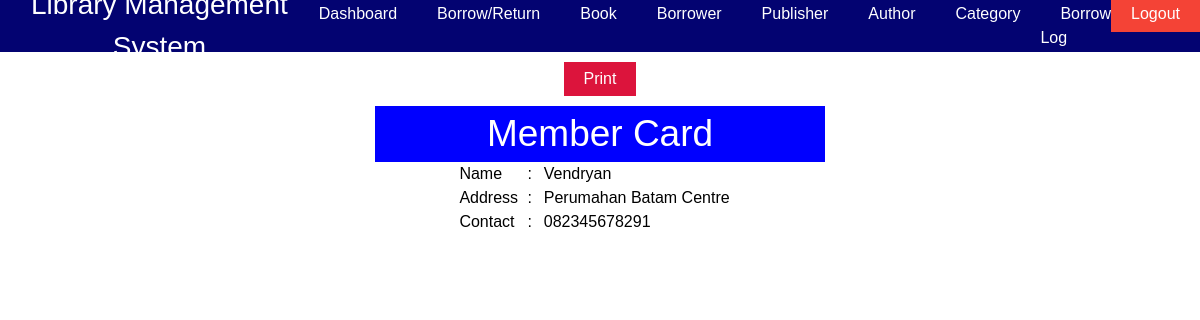
The page /lms/admin/borrower/member-card/1 (signed in) on the database its author committed.
### lms/models.py (models this page shows, shortened)
class Borrower(models.Model):
    borrower_id = models.AutoField(primary_key=True)
    name = models.CharField(max_length=50)
    address = models.CharField(max_length=100)
    contact = models.CharField(max_length=20)

### lms/views.py (the view)
    def wrapper(*args, **kwargs):
        request = args[0]
        if 'logged_in' not in request.session:
            return HttpResponseRedirect(reverse('lms:admin-login'))
        return func(*args, **kwargs)

### lms/views.py (called while the page is built)
def check_login(func):
    def wrapper(*args, **kwargs):
        request = args[0]
        if 'logged_in' not in request.session:
            return HttpResponseRedirect(reverse('lms:admin-login'))
        return func(*args, **kwargs)
    return wrapper

@check_login
def admin_member_card(request, borrower_id):
    borrower = Borrower.objects.get(pk=borrower_id)
    return render(request, 'lms/admin/member-card.html', {
        'borrower': borrower,
        'qr_text': 'card' + str(borrower.borrower_id)
    })

### lms/templates/lms/admin/member-card.html (shortened to what this page needs)
{% extends 'lms/admin/admin-layout.html' %}
{% load static %}
{% load qr_code %}
{% block css %}
    <link rel="stylesheet" href="{% static 'css/member-card.css' %}">
{% endblock %}
{% block main %}
    <button class="button print-btn pointer">Print</button>
    <h1 class="text-center card-title">Member Card</h1>
    <div class="member-field">
        <span class="span1">Name</span>
        <span class="span2">:</span>
        <span class="span3">{{ borrower.name }}</span>
    </div>
    <div class="member-field">
        <span class="span1">Address</span>
        <span class="span2">:</span>
        <span class="span3">{{ borrower.address }}</span>
    </div>
    <div class="member-field">
        <span class="span1">Contact</span>
        <span class="span2">:</span>
        <span class="span3">{{ borrower.contact }}</span>
    </div>
{% endblock %}

### lms/static/css/typography.css (style rules this page uses)
html { font-size: 62.5%; font-family: Helvetica, Arial, sans-serif; }
body { line-height: 1.5; font-size: 1.6rem; }
h1, h2, h3, h4, h5, h6 { font-weight: 400; }
h1 { font-size: 3.7rem; }

### lms/static/css/utility.css (style rules this page uses)
:root { --warning: #f44336; --update: #008CBA; --add: #4CAF50; --muted: #555555; }
.text-center { text-align: center; }
.button { background-color: var(--add); border: none; color: white; padding: 0.5rem 2rem; text-align: center; display: inline-block; }
.pointer { cursor: pointer; }

### lms/static/css/member-card.css (style rules this page uses)
.print-btn { background-color: crimson; margin: 1rem 0; display: block; }
.card-title { background-color: blue; color: white; width: 100%; }
.member-field { display: grid; grid-template-columns: repeat(16, calc(45rem / 16)); }
.member-field .span1 { grid-column: 4 / 6; }
.member-field .span2 { grid-column: 6 / 7; text-align: center; }
.member-field .span3 { grid-column: 7 / 14; }

### rows shown on the page
Borrower: name "Vendryan", address "Perumahan Batam Centre", contact "082345678291"
